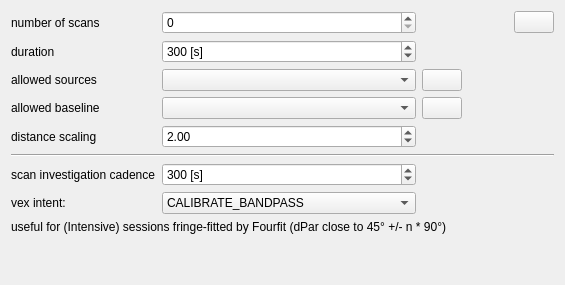
     <widget class="QWidget" name="tab_2">
      <attribute name="icon">
       <iconset resource="../myresources.qrc">
        <normaloff>:/icons/icons/edit-delete-6.png</normaloff>:/icons/icons/edit-delete-6.png</iconset>
      </attribute>
      <attribute name="title">
       <string>Parallactic angle difference</string>
      </attribute>
      <layout class="QVBoxLayout" name="verticalLayout_4">
       <item>
        <layout class="QGridLayout" name="gridLayout_4">
         <property name="bottomMargin">
          <number>0</number>
         </property>
         <item row="0" column="1">
          <widget class="QSpinBox" name="spinBox_dpara_scans">
           <property name="enabled">
            <bool>true</bool>
           </property>
           <property name="toolTip">
            <string>select number of (equally spaced) calibration blocks</string>
           </property>
           <property name="statusTip">
            <string>select number of (equally spaced) calibration blocks</string>
           </property>
           <property name="whatsThis">
            <string>&lt;html&gt;&lt;head/&gt;&lt;body&gt;&lt;p&gt;Number of calibrator scans. &lt;/p&gt;&lt;/body&gt;&lt;/html&gt;</string>
           </property>
           <property name="minimum">
            <number>0</number>
           </property>
           <property name="value">
            <number>0</number>
           </property>
          </widget>
         </item>
         <item row="7" column="1">
          <widget class="QComboBox" name="comboBox_dpara_intent">
           <property name="currentIndex">
            <number>4</number>
           </property>
           <item>
            <property name="text">
             <string>NONE</string>
            </property>
           </item>
           <item>
            <property name="text">
             <string>FRINGE_FINDER</string>
            </property>
           </item>
           <item>
            <property name="text">
             <string>CALIBRATE_AMPLI</string>
            </property>
           </item>
           <item>
            <property name="text">
             <string>CALIBRATE_AUTOPHASE</string>
            </property>
           </item>
           <item>
            <property name="text">
             <string>CALIBRATE_BANDPASS</string>
            </property>
           </item>
           <item>
            <property name="text">
             <string>CALIBRATE_DELAY</string>
            </property>
           </item>
           <item>
            <property name="text">
             <string>CALIBRATE_PHASE</string>
            </property>
           </item>
           <item>
            <property name="text">
             <string>CALIBRATE_POINTING</string>
            </property>
           </item>
           <item>
            <property name="text">
             <string>CALIBRATE_POLARIZATION_ANGLE</string>
            </property>
           </item>
           <item>
            <property name="text">
             <string>CALIBRATE_POLARIZATION_LEAKAGE</string>
            </property>
           </item>
           <item>
            <property name="text">
             <string>CALIBRATOR_CODE	</string>
            </property>
           </item>
          </widget>
         </item>
         <item row="0" column="0">
          <widget class="QLabel" name="label_10">
           <property name="text">
            <string>number of scans</string>
           </property>
          </widget>
         </item>
         <item row="3" column="2">
          <widget class="QPushButton" name="pushButton_addBaselineGroup">
           <property name="text">
            <string/>
           </property>
           <property name="icon">
            <iconset resource="../myresources.qrc">
             <normaloff>:/icons/icons/baseline_group_plus.png</normaloff>:/icons/icons/baseline_group_plus.png</iconset>
           </property>
          </widget>
         </item>
         <item row="3" column="0">
          <widget class="QLabel" name="label_15">
           <property name="text">
            <string>allowed baseline</string>
           </property>
          </widget>
         </item>
         <item row="2" column="0">
          <widget class="QLabel" name="label_134">
           <property name="enabled">
            <bool>true</bool>
           </property>
           <property name="text">
            <string>allowed sources</string>
           </property>
          </widget>
         </item>
         <item row="2" column="1">
          <widget class="QComboBox" name="comboBox_dpara_sources">
           <property name="enabled">
            <bool>true</bool>
           </property>
           <property name="toolTip">
            <string>change all allowed sources</string>
           </property>
           <property name="statusTip">
            <string>change all allowed sources</string>
           </property>
          </widget>
         </item>
         <item row="3" column="1">
          <widget class="QComboBox" name="comboBox_dpara_baseline">
           <property name="whatsThis">
            <string>&lt;html&gt;&lt;head/&gt;&lt;body&gt;&lt;p&gt;Define a baseline that is selected for evaluating the difference in parallactic angle.&lt;/p&gt;&lt;/body&gt;&lt;/html&gt;</string>
           </property>
          </widget>
         </item>
         <item row="0" column="3">
          <spacer name="horizontalSpacer_22">
           <property name="orientation">
            <enum>Qt::Horizontal</enum>
           </property>
           <property name="sizeHint" stdset="0">
            <size>
             <width>40</width>
             <height>20</height>
            </size>
           </property>
          </spacer>
         </item>
         <item row="0" column="4">
          <widget class="QPushButton" name="pushButton_save_dpara">
           <property name="text">
            <string/>
           </property>
           <property name="icon">
            <iconset resource="../myresources.qrc">
             <normaloff>:/icons/icons/document-export.png</normaloff>:/icons/icons/document-export.png</iconset>
           </property>
          </widget>
         </item>
         <item row="7" column="0">
          <widget class="QLabel" name="label_131">
           <property name="text">
            <string>vex intent:</string>
           </property>
          </widget>
         </item>
         <item row="1" column="1">
          <widget class="QSpinBox" name="spinBox_dpara_duration">
           <property name="enabled">
            <bool>true</bool>
           </property>
           <property name="toolTip">
            <string>change all durations</string>
           </property>
           <property name="statusTip">
            <string>change all durations</string>
           </property>
           <property name="suffix">
            <string> [s]</string>
           </property>
           <property name="minimum">
            <number>10</number>
           </property>
           <property name="maximum">
            <number>3600</number>
           </property>
           <property name="singleStep">
            <number>10</number>
           </property>
           <property name="value">
            <number>300</number>
           </property>
          </widget>
         </item>
         <item row="6" column="0">
          <widget class="QLabel" name="label_17">
           <property name="text">
            <string>scan investigation cadence</string>
           </property>
          </widget>
         </item>
         <item row="1" column="0">
          <widget class="QLabel" name="label_132">
           <property name="enabled">
            <bool>true</bool>
           </property>
           <property name="text">
            <string>duration</string>
           </property>
          </widget>
         </item>
         <item row="2" column="2">
          <widget class="QPushButton" name="pushButton_addSrcGroup_2">
           <property name="text">
            <string/>
           </property>
           <property name="icon">
            <iconset resource="../myresources.qrc">
             <normaloff>:/icons/icons/source_group_plus.png</normaloff>:/icons/icons/source_group_plus.png</iconset>
           </property>
          </widget>
         </item>
         <item row="5" column="0" colspan="5">
          <widget class="Line" name="line_2">
           <property name="orientation">
            <enum>Qt::Horizontal</enum>
           </property>
          </widget>
         </item>
         <item row="6" column="1">
          <widget class="QSpinBox" name="spinBox_dpara_cadence">
           <property name="whatsThis">
            <string>&lt;html&gt;&lt;head/&gt;&lt;body&gt;&lt;p&gt;To find the best calibrator scan, all potential scans are investigated before selecting one. &lt;/p&gt;&lt;p&gt;With this parameter, you define the interval when all potential scans are generated. &lt;/p&gt;&lt;p&gt;&lt;br/&gt;&lt;/p&gt;&lt;p&gt;E.g.:&lt;br/&gt;When the session starts at 00:00 and cadence is set to 300 seconds, every five minute, all possible scans are generated and evaluated. After all are evaluated, the best n-scans are selected as calibrator scans. &lt;/p&gt;&lt;/body&gt;&lt;/html&gt;</string>
           </property>
           <property name="suffix">
            <string> [s]</string>
           </property>
           <property name="minimum">
            <number>60</number>
           </property>
           <property name="maximum">
            <number>86400</number>
           </property>
           <property name="singleStep">
            <number>60</number>
           </property>
           <property name="value">
            <number>300</number>
           </property>
          </widget>
         </item>
         <item row="4" column="0">
          <widget class="QLabel" name="label_19">
           <property name="text">
            <string>distance scaling</string>
           </property>
          </widget>
         </item>
         <item row="4" column="1">
          <widget class="QDoubleSpinBox" name="doubleSpinBox_dpara_distanceScaling">
           <property name="whatsThis">
            <string>&lt;html&gt;&lt;head/&gt;&lt;body&gt;&lt;p&gt;Used to calculate the score of each scan. &lt;/p&gt;&lt;p&gt;The general equation is:&lt;/p&gt;&lt;p&gt;score = SNR_obs * factor &lt;/p&gt;&lt;p&gt;with&lt;/p&gt;&lt;p&gt;dpar = parallactic_angle_1 - parallactic_angle_2&lt;/p&gt;&lt;p&gt;and&lt;/p&gt;&lt;p&gt;factor = (0.5 + 0.5 * sin( -pi/2 + 4 * dpar ) ) ^distance_scaling&lt;/p&gt;&lt;p&gt;&lt;img src=&quot;:/images/images/dpara.png&quot;/&gt;&lt;/p&gt;&lt;/body&gt;&lt;/html&gt;</string>
           </property>
           <property name="minimum">
            <double>1.000000000000000</double>
           </property>
           <property name="maximum">
            <double>1000.000000000000000</double>
           </property>
           <property name="value">
            <double>2.000000000000000</double>
           </property>
          </widget>
         </item>
        </layout>
       </item>
       <item>
        <widget class="QLabel" name="label_12">
         <property name="text">
          <string>useful for (Intensive) sessions fringe-fitted by Fourfit (dPar close to 45° +/- n * 90°)</string>
         </property>
        </widget>
       </item>
       <item>
        <spacer name="verticalSpacer_4">
         <property name="orientation">
          <enum>Qt::Vertical</enum>
         </property>
         <property name="sizeHint" stdset="0">
          <size>
           <width>20</width>
           <height>40</height>
          </size>
         </property>
        </spacer>
       </item>
      </layout>
     </widget>
